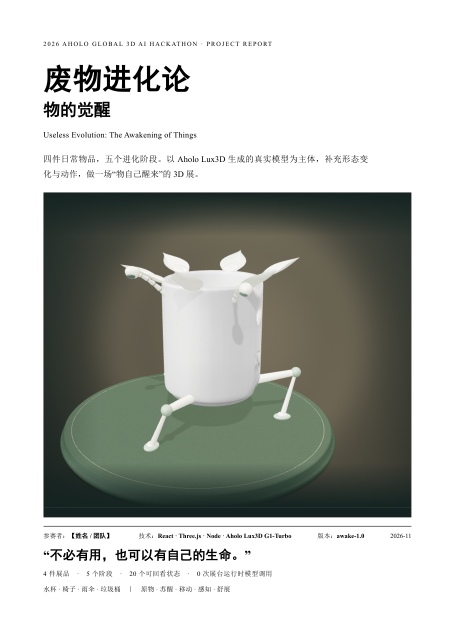
#> input picture _research/report-pages/p01.png, 909 x 1287 px, found by its file name (shown at 1/2 size); its folder holds 4 pictures in this run
$ python contact.py
#> lines starting #> are read from the running program, lines starting #| are printed output that depends on the picture
from PIL import Image, ImageDraw
import os
files = [f'_research/report-pages/p{i:02d}.png' for i in range(1,13)]
ims = [Image.open(f) for f in files]
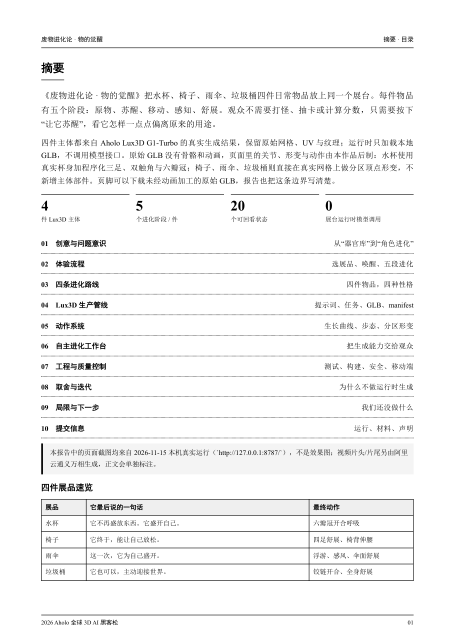
#> input picture _research/report-pages/p02.png, 909 x 1287 px, found by its file name (shown at 1/2 size)
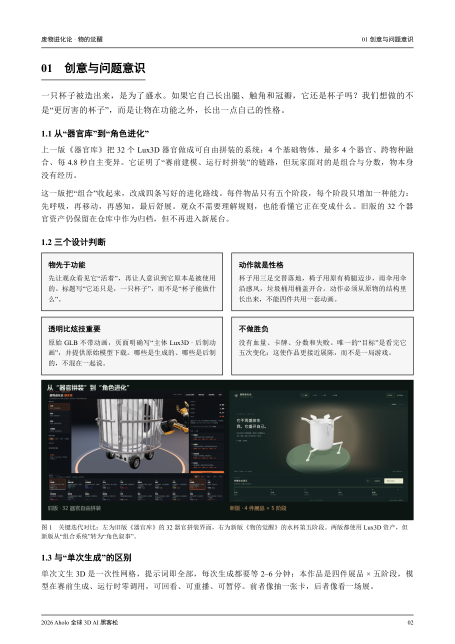
#> input picture _research/report-pages/p03.png, 909 x 1287 px, found by its file name (shown at 1/2 size)
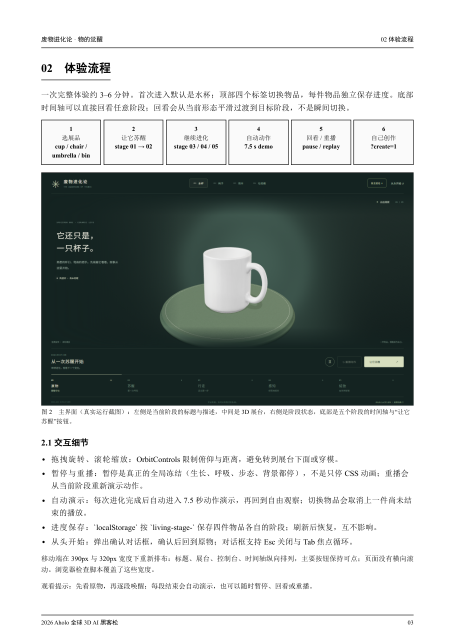
#> input picture _research/report-pages/p04.png, 909 x 1287 px, found by its file name (shown at 1/2 size)
#> (the run stopped early here; a loop or call above may not have finished)
